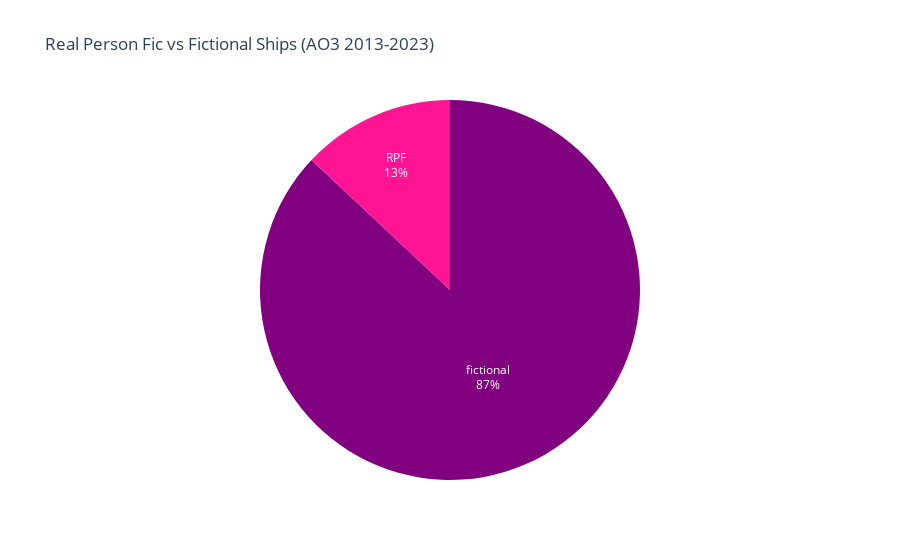

This figure's notebook cell:
### Code cell
#visualising rpf vs fic

rpf_pie = go.Figure(
    data=[
        go.Pie(
            labels=rpf_vs_fic_df["count"].index,
            values=rpf_vs_fic_df["count"].values,
            textinfo="label+percent",
            textposition="inside",
            marker=dict(
                colors=["deeppink", "purple", ]
            )
        )
    ]
)
rpf_pie.update_layout(
    title="Real Person Fic vs Fictional Ships (AO3 2013-2023)",
    showlegend=False, # if you want it to not show the legend
)
rpf_pie.show()

### Figure 1 — Plotly figure (JSON) as saved in the notebook; plotly's stock layout.template omitted (floating-point values rounded to 4 significant figures)
{"data": [{"labels": ["RPF", "fictional"], "marker": {"colors": ["deeppink", "purple"]}, "textinfo": "label+percent", "textposition": "inside", "type": "pie", "values": [78, 522]}], "layout": {"showlegend": false, "title": {"text": "Real Person Fic vs Fictional Ships (AO3 2013-2023)"}}}
